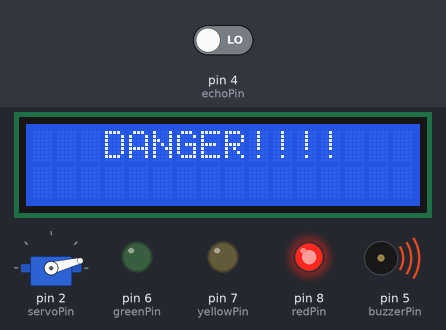
Recording of a sketch running on a simulated Arduino Uno, built with avr-gcc and run on an emulated ATmega328P. Parts: servo, 16×2 character LCD, output pins drawn as LEDs (lit = HIGH), buzzer (waves = sounding). The test bench sets the inputs (shaded band); at power-on: pin 4 (echoPin) LOW. Pins used as bus, display or sensor lines are not drawn; what the sketch prints to the serial monitor is not drawn.

Above: at 1.24 s.
At 7.45 s:
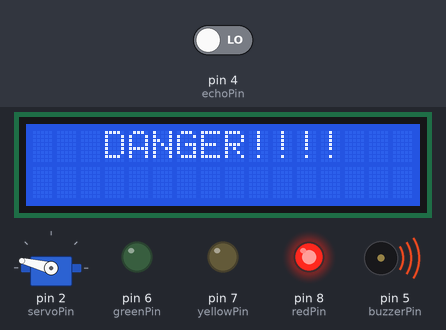
At 11.22 s:
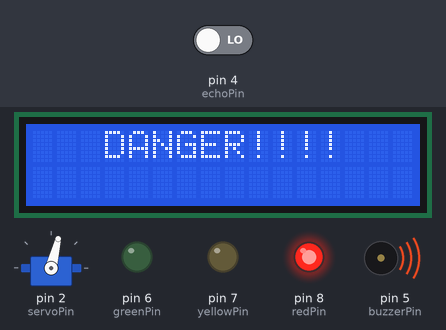
At 20.26 s:
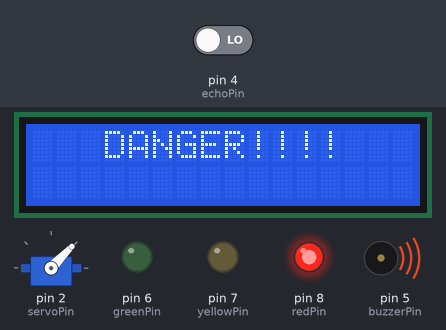
At 30.52 s:
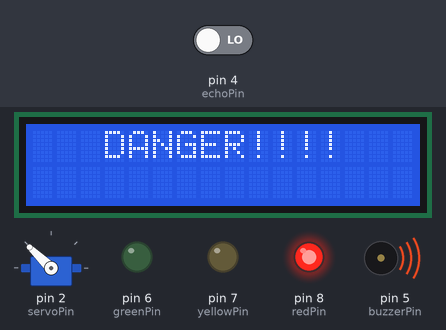
At 39.56 s:
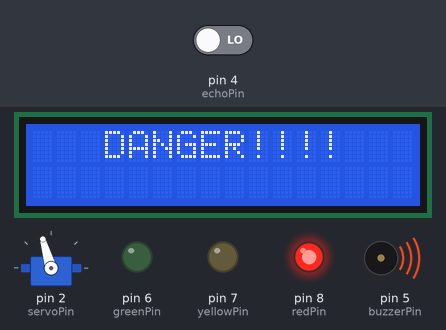
Timing chart, 0 to 40.0 s (numbered marks = the images above):
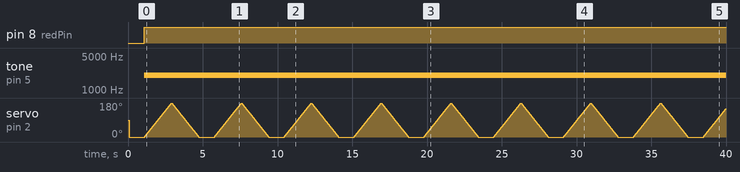

The sketch:

ProximityAlertSystem.ino
```cpp
#include <LiquidCrystal_I2C.h>
#include <Servo.h>

Servo myServo;
LiquidCrystal_I2C lcd(0x27, 16, 2);

const int redPin = 8, yellowPin = 7, greenPin = 6, buzzerPin = 5, echoPin = 4, trigPin = 3, servoPin = 2;
int distance;
int duration;
int pos;

void setup() {
  Serial.begin(9600);
  myServo.attach(servoPin);
  lcd.init();
  lcd.clear();
  lcd.backlight();

  pinMode(redPin, OUTPUT);
  pinMode(yellowPin, OUTPUT);
  pinMode(greenPin, OUTPUT);
  pinMode(buzzerPin, OUTPUT);
  pinMode(echoPin, INPUT);
  pinMode(trigPin, OUTPUT);

  digitalWrite(redPin, LOW);
  digitalWrite(yellowPin, LOW);
  digitalWrite(greenPin, LOW);
  noTone(buzzerPin);
  digitalWrite(echoPin, LOW);
  digitalWrite(trigPin, LOW);
  myServo.write(0);
  // put your setup code here, to run once:

}

void loop() {
  digitalWrite(trigPin, HIGH);
  delay(10);
  digitalWrite(trigPin, LOW);

  duration = pulseIn(echoPin, HIGH);
  distance = (duration * 0.0343) / 2;

  Serial.print("The Duration is: ");
  Serial.print(duration);
  Serial.println("us");
  Serial.print("The Distance is ");
  Serial.print(distance);
  Serial.println("cm");

  lcd.clear();

  if(distance <= 20){
    digitalWrite(redPin, HIGH);
    digitalWrite(yellowPin, LOW);
    digitalWrite(greenPin, LOW);
    tone(buzzerPin, 2000);
    lcd.setCursor(3, 0);
    lcd.println("DANGER!!!!");
  }
  else if(distance <= 50 && distance > 20){
    digitalWrite(redPin, LOW);
    digitalWrite(yellowPin, HIGH);
    digitalWrite(greenPin, LOW);
    while(true){

      tone(buzzerPin, 5000, 200);
      delay(1000);
      noTone(buzzerPin);
    }
    lcd.setCursor(4, 0);
    lcd.println("Warning!");
    lcd.setCursor(3, 1);
    lcd.println("Too Close!");
  }
  else {
    digitalWrite(redPin, LOW);
    digitalWrite(yellowPin, LOW);
    digitalWrite(greenPin, HIGH);
    noTone(buzzerPin);
    lcd.setCursor(5, 0);
    lcd.print("Safe");
  }

  for(pos = 0; pos <= 180; pos++){
    myServo.write(pos);
    delay(10);
  }

  for(pos = 180; pos >= 0; pos--){
    myServo.write(pos);
    delay(10);
  }
  // put your main code here, to run repeatedly:

}
```

Measured:
- by itself, pin 8 (redPin): LOW → HIGH at 1.1 s
- by itself, tone on pin 5 (buzzerPin): silent → 2000 Hz at 1.1 s
